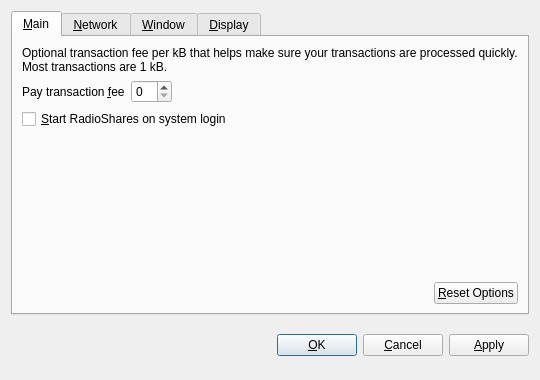
<?xml version="1.0" encoding="UTF-8"?>
<ui version="4.0">
 <class>OptionsDialog</class>
 <widget class="QDialog" name="OptionsDialog">
  <property name="geometry">
   <rect>
    <x>0</x>
    <y>0</y>
    <width>540</width>
    <height>380</height>
   </rect>
  </property>
  <property name="windowTitle">
   <string>Options</string>
  </property>
  <property name="modal">
   <bool>true</bool>
  </property>
  <layout class="QVBoxLayout" name="verticalLayout">
   <item>
    <widget class="QTabWidget" name="tabWidget">
     <property name="tabPosition">
      <enum>QTabWidget::North</enum>
     </property>
     <property name="currentIndex">
      <number>0</number>
     </property>
     <widget class="QWidget" name="tabMain">
      <attribute name="title">
       <string>&amp;Main</string>
      </attribute>
      <layout class="QVBoxLayout" name="verticalLayout_Main">
       <item>
        <widget class="QLabel" name="transactionFeeInfoLabel">
         <property name="text">
          <string>Optional transaction fee per kB that helps make sure your transactions are processed quickly. Most transactions are 1 kB.</string>
         </property>
         <property name="textFormat">
          <enum>Qt::PlainText</enum>
         </property>
         <property name="wordWrap">
          <bool>true</bool>
         </property>
        </widget>
       </item>
       <item>
        <layout class="QHBoxLayout" name="horizontalLayout_1_Main">
         <item>
          <widget class="QLabel" name="transactionFeeLabel">
           <property name="text">
            <string>Pay transaction &amp;fee</string>
           </property>
           <property name="textFormat">
            <enum>Qt::PlainText</enum>
           </property>
           <property name="buddy">
            <cstring>transactionFee</cstring>
           </property>
          </widget>
         </item>
         <item>
          <widget class="BitcoinAmountField" name="transactionFee"/>
         </item>
         <item>
          <spacer name="horizontalSpacer_1_Main">
           <property name="orientation">
            <enum>Qt::Horizontal</enum>
           </property>
           <property name="sizeHint" stdset="0">
            <size>
             <width>40</width>
             <height>20</height>
            </size>
           </property>
          </spacer>
         </item>
        </layout>
       </item>
       <item>
        <widget class="QCheckBox" name="bitcoinAtStartup">
         <property name="toolTip">
          <string>Automatically start RadioShares after logging in to the system.</string>
         </property>
         <property name="text">
          <string>&amp;Start RadioShares on system login</string>
         </property>
        </widget>
       </item>
       <item>
        <spacer name="verticalSpacer_Main">
         <property name="orientation">
          <enum>Qt::Vertical</enum>
         </property>
         <property name="sizeHint" stdset="0">
          <size>
           <width>20</width>
           <height>40</height>
          </size>
         </property>
        </spacer>
       </item>
       <item>
        <layout class="QHBoxLayout" name="horizontalLayout_2_Main">
         <item>
          <spacer name="horizontalSpacer_2_Main">
           <property name="orientation">
            <enum>Qt::Horizontal</enum>
           </property>
           <property name="sizeHint" stdset="0">
            <size>
             <width>40</width>
             <height>20</height>
            </size>
           </property>
          </spacer>
         </item>
         <item>
          <widget class="QPushButton" name="resetButton">
           <property name="toolTip">
            <string>Reset all client options to default.</string>
           </property>
           <property name="text">
            <string>&amp;Reset Options</string>
           </property>
           <property name="autoDefault">
            <bool>false</bool>
           </property>
          </widget>
         </item>
        </layout>
       </item>
      </layout>
     </widget>
     <widget class="QWidget" name="tabNetwork">
      <attribute name="title">
       <string>&amp;Network</string>
      </attribute>
      <layout class="QVBoxLayout" name="verticalLayout_Network">
       <item>
        <widget class="QCheckBox" name="mapPortUpnp">
         <property name="toolTip">
          <string>Automatically open the RadioShares client port on the router. This only works when your router supports UPnP and it is enabled.</string>
         </property>
         <property name="text">
          <string>Map port using &amp;UPnP</string>
         </property>
        </widget>
       </item>
       <item>
        <widget class="QCheckBox" name="connectSocks">
         <property name="toolTip">
          <string>Connect to the RadioShares network through a SOCKS proxy (e.g. when connecting through Tor).</string>
         </property>
         <property name="text">
          <string>&amp;Connect through SOCKS proxy:</string>
         </property>
        </widget>
       </item>
       <item>
        <layout class="QHBoxLayout" name="horizontalLayout_Network">
         <item>
          <widget class="QLabel" name="proxyIpLabel">
           <property name="text">
            <string>Proxy &amp;IP:</string>
           </property>
           <property name="textFormat">
            <enum>Qt::PlainText</enum>
           </property>
           <property name="buddy">
            <cstring>proxyIp</cstring>
           </property>
          </widget>
         </item>
         <item>
          <widget class="QValidatedLineEdit" name="proxyIp">
           <property name="maximumSize">
            <size>
             <width>140</width>
             <height>16777215</height>
            </size>
           </property>
           <property name="toolTip">
            <string>IP address of the proxy (e.g. 127.0.0.1)</string>
           </property>
          </widget>
         </item>
         <item>
          <widget class="QLabel" name="proxyPortLabel">
           <property name="text">
            <string>&amp;Port:</string>
           </property>
           <property name="textFormat">
            <enum>Qt::PlainText</enum>
           </property>
           <property name="buddy">
            <cstring>proxyPort</cstring>
           </property>
          </widget>
         </item>
         <item>
          <widget class="QLineEdit" name="proxyPort">
           <property name="maximumSize">
            <size>
             <width>55</width>
             <height>16777215</height>
            </size>
           </property>
           <property name="toolTip">
            <string>Port of the proxy (e.g. 9050)</string>
           </property>
          </widget>
         </item>
         <item>
          <widget class="QLabel" name="socksVersionLabel">
           <property name="text">
            <string>SOCKS &amp;Version:</string>
           </property>
           <property name="textFormat">
            <enum>Qt::PlainText</enum>
           </property>
           <property name="buddy">
            <cstring>socksVersion</cstring>
           </property>
          </widget>
         </item>
         <item>
          <widget class="QValueComboBox" name="socksVersion">
           <property name="toolTip">
            <string>SOCKS version of the proxy (e.g. 5)</string>
           </property>
          </widget>
         </item>
         <item>
          <spacer name="horizontalSpacer_Network">
           <property name="orientation">
            <enum>Qt::Horizontal</enum>
           </property>
           <property name="sizeHint" stdset="0">
            <size>
             <width>40</width>
             <height>20</height>
            </size>
           </property>
          </spacer>
         </item>
        </layout>
       </item>
       <item>
        <spacer name="verticalSpacer_Network">
         <property name="orientation">
          <enum>Qt::Vertical</enum>
         </property>
         <property name="sizeHint" stdset="0">
          <size>
           <width>20</width>
           <height>40</height>
          </size>
         </property>
        </spacer>
       </item>
      </layout>
     </widget>
     <widget class="QWidget" name="tabWindow">
      <attribute name="title">
       <string>&amp;Window</string>
      </attribute>
      <layout class="QVBoxLayout" name="verticalLayout_Window">
       <item>
        <widget class="QCheckBox" name="minimizeToTray">
         <property name="toolTip">
          <string>Show only a tray icon after minimizing the window.</string>
         </property>
         <property name="text">
          <string>&amp;Minimize to the tray instead of the taskbar</string>
         </property>
        </widget>
       </item>
       <item>
        <widget class="QCheckBox" name="minimizeOnClose">
         <property name="toolTip">
          <string>Minimize instead of exit the application when the window is closed. When this option is enabled, the application will be closed only after selecting Quit in the menu.</string>
         </property>
         <property name="text">
          <string>M&amp;inimize on close</string>
         </property>
        </widget>
       </item>
       <item>
        <spacer name="verticalSpacer_Window">
         <property name="orientation">
          <enum>Qt::Vertical</enum>
         </property>
         <property name="sizeHint" stdset="0">
          <size>
           <width>20</width>
           <height>40</height>
          </size>
         </property>
        </spacer>
       </item>
      </layout>
     </widget>
     <widget class="QWidget" name="tabDisplay">
      <attribute name="title">
       <string>&amp;Display</string>
      </attribute>
      <layout class="QVBoxLayout" name="verticalLayout_Display">
       <item>
        <layout class="QHBoxLayout" name="horizontalLayout_1_Display">
         <item>
          <widget class="QLabel" name="langLabel">
           <property name="text">
            <string>User Interface &amp;language:</string>
           </property>
           <property name="textFormat">
            <enum>Qt::PlainText</enum>
           </property>
           <property name="buddy">
            <cstring>lang</cstring>
           </property>
          </widget>
         </item>
         <item>
          <widget class="QValueComboBox" name="lang">
           <property name="toolTip">
            <string>The user interface language can be set here. This setting will take effect after restarting RadioShares.</string>
           </property>
          </widget>
         </item>
        </layout>
       </item>
       <item>
        <layout class="QHBoxLayout" name="horizontalLayout_2_Display">
         <item>
          <widget class="QLabel" name="unitLabel">
           <property name="text">
            <string>&amp;Unit to show amounts in:</string>
           </property>
           <property name="textFormat">
            <enum>Qt::PlainText</enum>
           </property>
           <property name="buddy">
            <cstring>unit</cstring>
           </property>
          </widget>
         </item>
         <item>
          <widget class="QValueComboBox" name="unit">
           <property name="toolTip">
            <string>Choose the default subdivision unit to show in the interface and when sending coins.</string>
           </property>
          </widget>
         </item>
        </layout>
       </item>
       <item>
        <widget class="QCheckBox" name="displayAddresses">
         <property name="toolTip">
          <string>Whether to show RadioShares addresses in the transaction list or not.</string>
         </property>
         <property name="text">
          <string>&amp;Display addresses in transaction list</string>
         </property>
        </widget>
       </item>
       <item>
        <spacer name="verticalSpacer_Display">
         <property name="orientation">
          <enum>Qt::Vertical</enum>
         </property>
         <property name="sizeHint" stdset="0">
          <size>
           <width>20</width>
           <height>40</height>
          </size>
         </property>
        </spacer>
       </item>
      </layout>
     </widget>
    </widget>
   </item>
   <item>
    <layout class="QHBoxLayout" name="horizontalLayout_Buttons">
     <item>
      <spacer name="horizontalSpacer_1">
       <property name="orientation">
        <enum>Qt::Horizontal</enum>
       </property>
       <property name="sizeHint" stdset="0">
        <size>
         <width>40</width>
         <height>48</height>
        </size>
       </property>
      </spacer>
     </item>
     <item>
      <widget class="QLabel" name="statusLabel">
       <property name="font">
        <font>
         <weight>75</weight>
         <bold>true</bold>
        </font>
       </property>
       <property name="text">
        <string/>
       </property>
       <property name="textFormat">
        <enum>Qt::PlainText</enum>
       </property>
       <property name="wordWrap">
        <bool>true</bool>
       </property>
      </widget>
     </item>
     <item>
      <spacer name="horizontalSpacer_2">
       <property name="orientation">
        <enum>Qt::Horizontal</enum>
       </property>
       <property name="sizeHint" stdset="0">
        <size>
         <width>40</width>
         <height>48</height>
        </size>
       </property>
      </spacer>
     </item>
     <item>
      <widget class="QPushButton" name="okButton">
       <property name="text">
        <string>&amp;OK</string>
       </property>
      </widget>
     </item>
     <item>
      <widget class="QPushButton" name="cancelButton">
       <property name="text">
        <string>&amp;Cancel</string>
       </property>
       <property name="autoDefault">
        <bool>false</bool>
       </property>
      </widget>
     </item>
     <item>
      <widget class="QPushButton" name="applyButton">
       <property name="text">
        <string>&amp;Apply</string>
       </property>
       <property name="autoDefault">
        <bool>false</bool>
       </property>
      </widget>
     </item>
    </layout>
   </item>
  </layout>
 </widget>
 <customwidgets>
  <customwidget>
   <class>BitcoinAmountField</class>
   <extends>QSpinBox</extends>
   <header>bitcoinamountfield.h</header>
  </customwidget>
  <customwidget>
   <class>QValueComboBox</class>
   <extends>QComboBox</extends>
   <header>qvaluecombobox.h</header>
  </customwidget>
  <customwidget>
   <class>QValidatedLineEdit</class>
   <extends>QLineEdit</extends>
   <header>qvalidatedlineedit.h</header>
  </customwidget>
 </customwidgets>
 <resources/>
 <connections/>
</ui>
